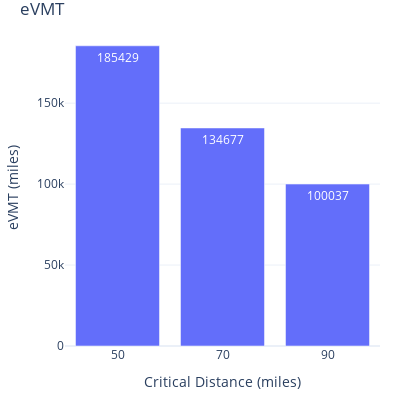

Notebook cell for this chart:
### Markdown cell above
#### 5.2 eVMT

### Code cell
fig = go.Figure(
    data=[
        go.Bar(
            name="eVMT",
            x=count_stats['param_value'],
            y=count_stats['evmt'],
            offsetgroup=1,
            text=count_stats['evmt'],
            textposition='auto',
        )
    ],
    layout=go.Layout(
        title="eVMT",
        yaxis_title="eVMT (miles)", 
        xaxis_title="Critical Distance (miles)", uniformtext_minsize=8, uniformtext_mode='hide', width=400, height=400
        
    )
)
fig.update_xaxes(type='category')

fig.update_layout(margin=dict(l=20, r=20, t=30, b=20), uniformtext_minsize=8, uniformtext_mode='hide', template='plotly_white')
fig.show()

### Figure 1 — Plotly figure (JSON) as saved in the notebook; plotly's stock layout.template omitted (floating-point values rounded to 4 significant figures)
{"data": [{"name": "eVMT", "offsetgroup": "1", "text": [185429, 134677, 100037], "textposition": "auto", "type": "bar", "x": ["50", "70", "90"], "y": [185429, 134677, 100037]}], "layout": {"height": 400, "margin": {"b": 20, "l": 20, "r": 20, "t": 30}, "title": {"text": "eVMT"}, "uniformtext": {"minsize": 8, "mode": "hide"}, "width": 400, "xaxis": {"autorange": true, "range": [-0.5, 2.5], "title": {"text": "Critical Distance (miles)"}, "type": "category"}, "yaxis": {"autorange": true, "range": [0, 195200.0], "title": {"text": "eVMT (miles)"}, "type": "linear"}}}
